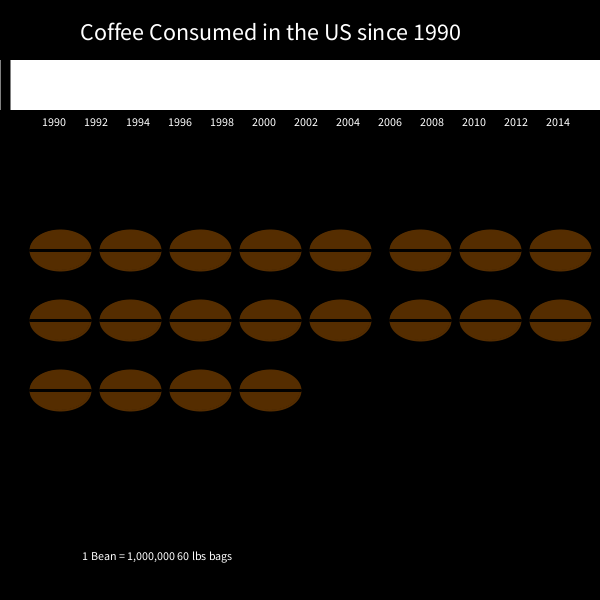
Frame 1 (no input)
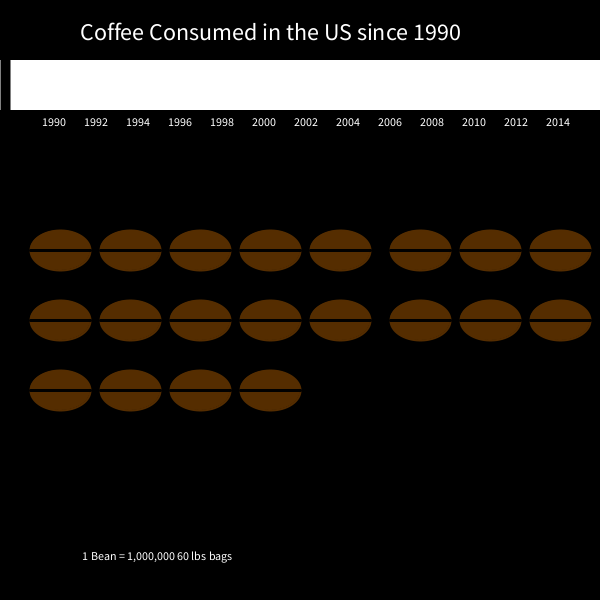
Frame 60 (the mouse pressed at the canvas centre just before this capture)
Frame 120 (the mouse held since frame 60 and released just before this capture): identical to frame 60, image omitted

The Processing sketch that drew these frames (run headless with seeded random() and noise(); from frame 60 on, the mouse is pressed at the canvas centre):

// Processing sketch: processing_148169
// ── processing_148169.pde

//Kevin Kuntz
//Project 1

int timeHt = 50;
float x1,y1;
boolean overLine1 = false;
boolean locked1 = false;
int barPosition = 0;
int [] beanX = { 60, 130, 200, 270, 340, 420, 490, 560, 60, 130, 200, 270, 340, 420, 490, 560, 60, 130, 200, 270, 340, 420, 490, 560, 60, 130, 200, 270, 340 };
int [] beanY = { 250, 250, 250, 250, 250, 250, 250, 250, 320, 320, 320,320, 320, 320, 320, 320, 390, 390, 390, 390, 390, 390,390, 390, 390, 390, 390, 390, 390, 390, 390, 390 };
int [] numberOfBeans = { 21, 23, 16, 19, 21, 24, 21, 23, 28, 24, 20, 26, 29, 27 };
float xOffset = 0;

void setup() {
  size(600,600);
  background(0);
  
  x1 = 5;
  y1 =height * .1;
  
}

void draw() {
  background(0);
  timeLine();
  slider();
  showYears();

  for (int i=0; i < numberOfBeans[barPosition]-1; i++) {
    drawBean(i);
  }
  if(mouseX > x1-(timeHt/2) && mouseX < (x1 + timeHt/2) &&
     mouseY > y1 && mouseY < y1+(1.5*timeHt))
     {
       overLine1 = true;
     }
     else{
       overLine1 = false;
     }
}

void timeLine() {
  noStroke();
  fill(255);
  rect(0, height * .1, width, timeHt);
}

void slider(){
  strokeWeight(10);
  stroke(0);
  line(x1, y1, x1, y1+timeHt);
}

void showYears()
{
  textSize(12);
  fill(255);
  text("1990", .07* width,height* .21);
  text("1992", .14 * width, height* .21);
  text("1994", .21 * width, height* .21);
  text("1996", .28 * width, height* .21);
  text("1998", .35* width, height* .21);
  text("2000", .42* width, height* .21);
  text("2002", .49* width, height* .21);
  text("2004", .56* width, height* .21);
  text("2006", .63* width, height* .21);
  text("2008", .70* width, height* .21);
  text("2010", .77* width, height* .21);
  text("2012", .84* width, height* .21);
  text("2014", .91* width, height* .21);
  text(" 1 Bean = 1,000,000 60 lbs bags" , 80,height - 40);
  textSize(24);
  textMode(CENTER);
  text("Coffee Consumed in the US since 1990", 80, 40);

}

void drawBean(int i) {
  strokeWeight(2);
  stroke(85,45,0);
  smooth();
  fill(85,45,0);
  ellipseMode(CENTER);
  ellipse(beanX[i],beanY[i],60,40);
  strokeWeight(3);
  stroke(0);
  line(beanX[i]-30,beanY[i],beanX[i]+30,beanY[i]);
  
}

void mousePressed(){
  if(overLine1){
    locked1 = true;
   }
  else{
    locked1 = false;
  }
  xOffset = mouseX-x1;
}
 
void mouseDragged(){
  if(locked1)
  {
    x1 = mouseX-xOffset;
  }
  if ( x1 >0 && x1 < width * .07){
    barPosition = 0;
  }
  else if (x1 > width * .07 && x1 < width * .14) {
    barPosition = 1;
  }
  else if (x1 > width * .14 && x1 < width * .21) {
    barPosition = 2;
  }
  else if (x1 > width * .21 && x1 < width * .28) {
    barPosition = 3;
  }
  else if (x1 > width * .28 && x1 < width * .35) {
    barPosition = 4;
  }
  else if (x1 > width * .35 && x1 < width * .42) {
    barPosition = 5;
  }
  else if (x1 > width * .42 && x1 < width * .49) {
    barPosition = 6;
  }
  else if (x1 > width * .49 && x1 < width * .56) {
    barPosition = 7;
  }
  else if (x1 > width * .56 && x1 < width * .63) {
    barPosition = 8;
  }
  else if (x1 > width * .63 && x1 < width * .70) {
    barPosition = 9;
  }
  else if (x1 > width * .70 && x1 < width * .77) {
    barPosition = 10;
  }
  else if (x1 > width * .77 && x1 < width * .84) {
    barPosition = 11;
  }
  else if (x1 > width * .84 && x1 < width * .91) {
    barPosition = 12;
  }
  else {
    barPosition = 13;
  }
}
 
void mouseReleased(){
  locked1 = false;
}
